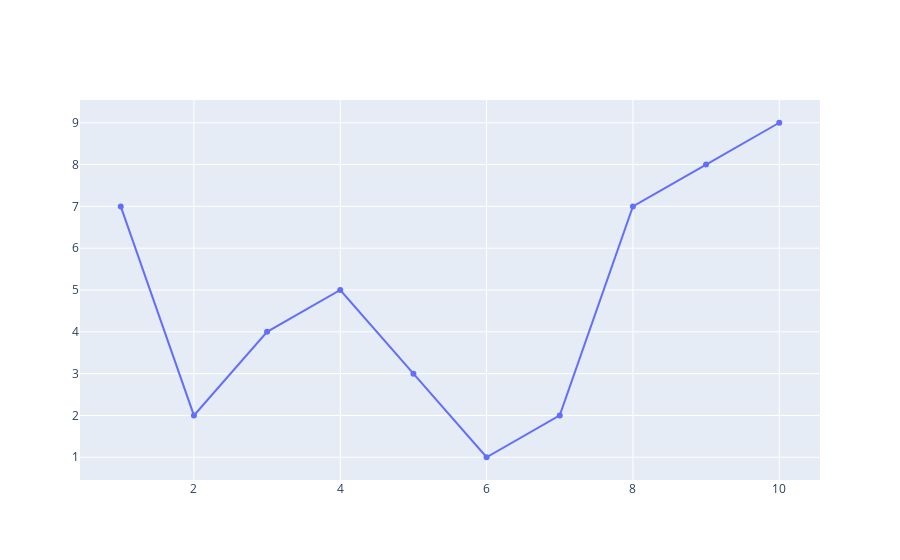

Notebook cell for this chart:
### Code cell
fig = go.Figure(go.Scatter(x = x, y =y))
fig.show()

### Figure 1 — Plotly figure (JSON) as saved in the notebook; plotly's stock layout.template omitted (floating-point values rounded to 4 significant figures)
{"data": [{"type": "scatter", "x": [1, 2, 3, 4, 5, 6, 7, 8, 9, 10], "y": [7, 2, 4, 5, 3, 1, 2, 7, 8, 9]}], "layout": {"autosize": true, "xaxis": {"autorange": true, "range": [0.4555, 10.54], "type": "linear"}, "yaxis": {"autorange": true, "range": [0.3398, 9.66], "type": "linear"}}}
